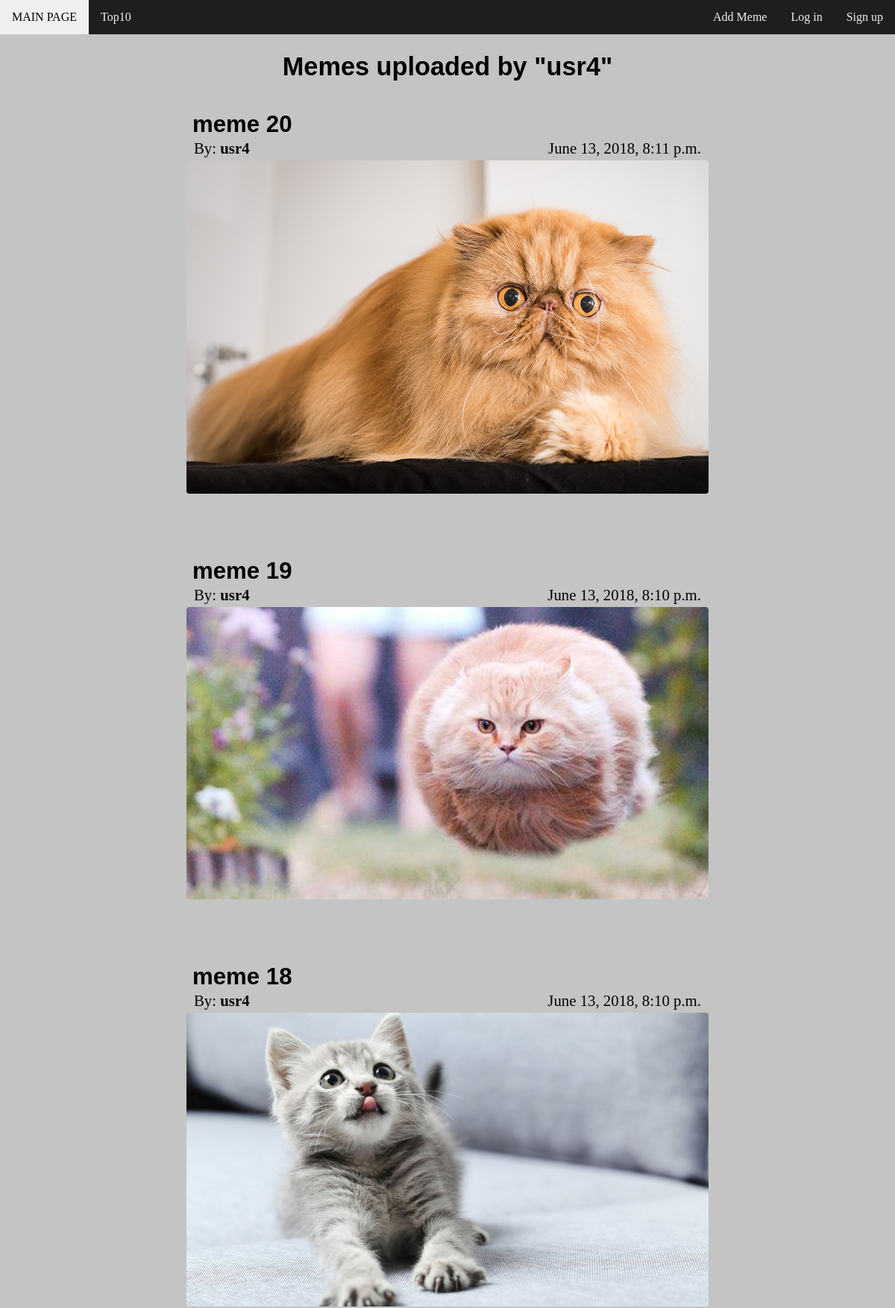
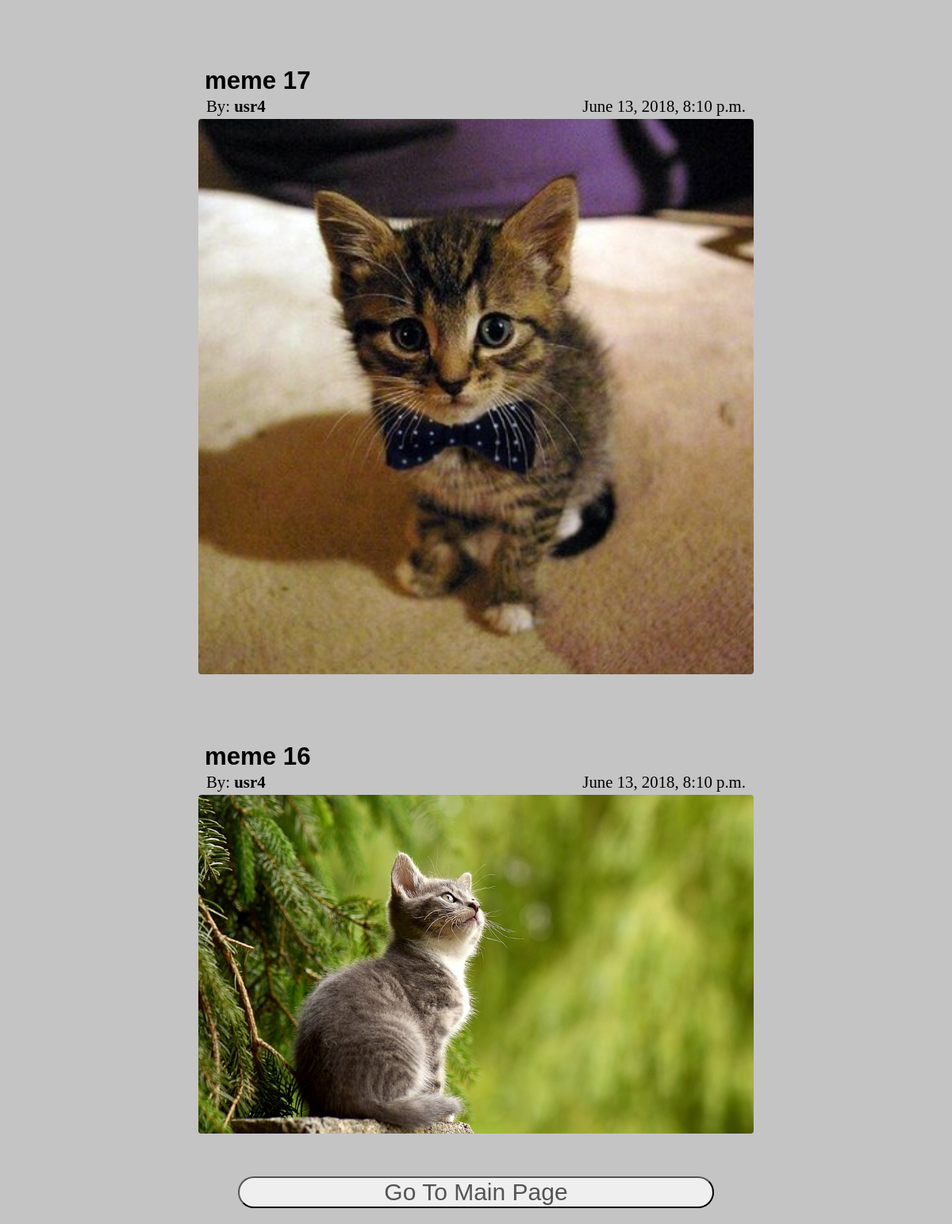
Screenshot of /user/5/memes/ with the database file from the repository (2 pictures, top to bottom).
### memes/models.py (models this page shows, shortened)
class Meme(models.Model):
    author = models.ForeignKey(get_user_model(), on_delete=models.CASCADE)
    title = models.CharField(max_length=100)
    image = models.ImageField(upload_to=upload_location,
                              blank=False,
                              height_field="height_field",
                              width_field="width_field")
    height_field = models.IntegerField(verbose_name='image height', default=0)
    width_field = models.IntegerField(verbose_name='image width', default=0)
    pub_date = models.DateTimeField(verbose_name='date published', auto_now_add=True)
    def get_number_of_likes(self):
        likes = Like.objects.filter(meme=self)
        number_of_likes = 0
        for like in likes:
            if like.thumb_up:
                number_of_likes += 1
        return number_of_likes
    def get_number_of_dislikes(self):
        likes = Like.objects.filter(meme=self)
        number_of_dislikes = 0
        for like in likes:
            if not like.thumb_up:
                number_of_dislikes += 1
        return number_of_dislikes
    get_number_of_likes.short_description = 'likes'
    get_number_of_dislikes.short_description = 'dislikes'

### memes/views.py (the view)
# urls.py: path('user/<int:user_id>/memes/', views.user_memes_view, name='user-memes'),
def user_memes_view(request, user_id):
    user = get_object_or_404(get_user_model(), id=user_id)
    memes_list = Meme.objects.filter(author=user).order_by("-pub_date")
    context = {
        "memes_list": memes_list,
        "author": user,
    }
    return render(request, "memes/user_memes.html", context)

### memes/templates/memes/user_memes.html
{% include 'memes/navbar.html' %}
<div class="main">
    <center>
        <div class=usermemes-title>
            <h2>Memes uploaded by "{{ author }}"</h2>
        </div>
        {% if memes_list %}
            {% include 'memes/memes_list.html' %}
            <div style="margin-bottom: 20px">
                <a href="{% url 'memes:main' %}">
                    <button class=pagebutton>
                        Go To Main Page
                    </button>
                </a>
            </div>
        {% else %}
            <div class=form>No memes to show.</div>
        {% endif %}
    </center>
</div>

### memes/templates/memes/navbar.html
{% load static %}
<link rel="stylesheet" type="text/css" href="{% static 'memes/style.css' %}"/>
<div class="navbar">
    <a href="{% url 'memes:main' %}" class=navbar-button-left>MAIN PAGE</a>
    <a href="{% url 'memes:top' %}" class=navbar-button-left>Top10</a>
    {% if user.is_authenticated %}
        <a href="{% url 'logout' %}" class=navbar-button-right>Log out</a>
        <a href="{% url 'memes:meme-add' %}" class=navbar-button-right>Add Meme</a>
    {% else %}
        <a href="{% url 'register' %}" class=navbar-button-right>Sign up</a>
        <a href="{% url 'login' %}" class=navbar-button-right>Log in</a>
        <a href="{% url 'memes:meme-add' %}" class=navbar-button-right>Add Meme</a>
    {% endif %}
</div>

### memes/templates/memes/memes_list.html
{% for meme in memes_list %}
    <div class=memedisp>
        <a href="{% url 'memes:detail' meme.id %}" class=memedisp-title>
            {{ meme.title }}
        </a>
        <br>
        <div class=memedisp-author>
            By:
            <a href="{% url 'memes:user-memes' meme.author.id %}">
                {{ meme.author }}
            </a>
        </div>
        <div class=memedisp-pub-date>
            {{ meme.pub_date }}
        </div>
        <br>
        <a href="{% url 'memes:detail' meme.id %}">
            <img src='{{ meme.image.url }}'/>
        </a>
        <br>
    </div>
    <br>
{% endfor %}

### memes/static/memes/style.css (style rules this page uses)
.navbar { overflow: hidden; background-color: rgb(30, 30, 30); position: fixed; top: 0; left: 0; width: 100%; }
.navbar-button-left { float: left; display: block; color: rgb(240, 240, 240); text-align: center; padding: 14px 16px; text-decoration: none; }
.navbar-button-right { float: right; display: block; color: rgb(240, 240, 240); text-align: center; padding: 14px 16px; text-decoration: none; }
.usermemes-title { margin-top: 70px; font-size: 110%; font-family: "Arial"; margin-bottom: -60px }
.main { margin-top: 15px; font-size: 130%; }
.memedisp { margin-top: 65px; padding: 7px 2px; text-align: left; text-decoration: none; display: inline-block; width: "700"; }
.memedisp-title { text-decoration: none; color: black; margin-left: 8px; font-size: 150%; font-family: "Arial"; font-weight: bold; }
.memedisp-author { padding: 2px 10px; float: left; }
.memedisp-author a { color: black; font-weight: bold; text-decoration: none; }
.memedisp-pub-date { padding: 2px 10px; float: right; }
.memedisp img { margin-top: 2px; margin-bottom: 7px; float: right; width: 700px; border-radius: 4px; }
.pagebutton { margin-top: 40px; color: rgb(84, 84, 84); font-size: 30; width: 600px; border-radius: 20px; }

### rows the page displays
Meme: title "meme 20", author "usr4", pub_date "June 13, 2018, 8:11 p.m.", image (picture)
Meme: title "meme 19", author "usr4", pub_date "June 13, 2018, 8:10 p.m.", image (picture)
Meme: title "meme 18", author "usr4", pub_date "June 13, 2018, 8:10 p.m.", image (picture)
Meme: title "meme 17", author "usr4", pub_date "June 13, 2018, 8:10 p.m.", image (picture)
Meme: title "meme 16", author "usr4", pub_date "June 13, 2018, 8:10 p.m.", image (picture)

### other values shown
{{ author }} "usr4"
